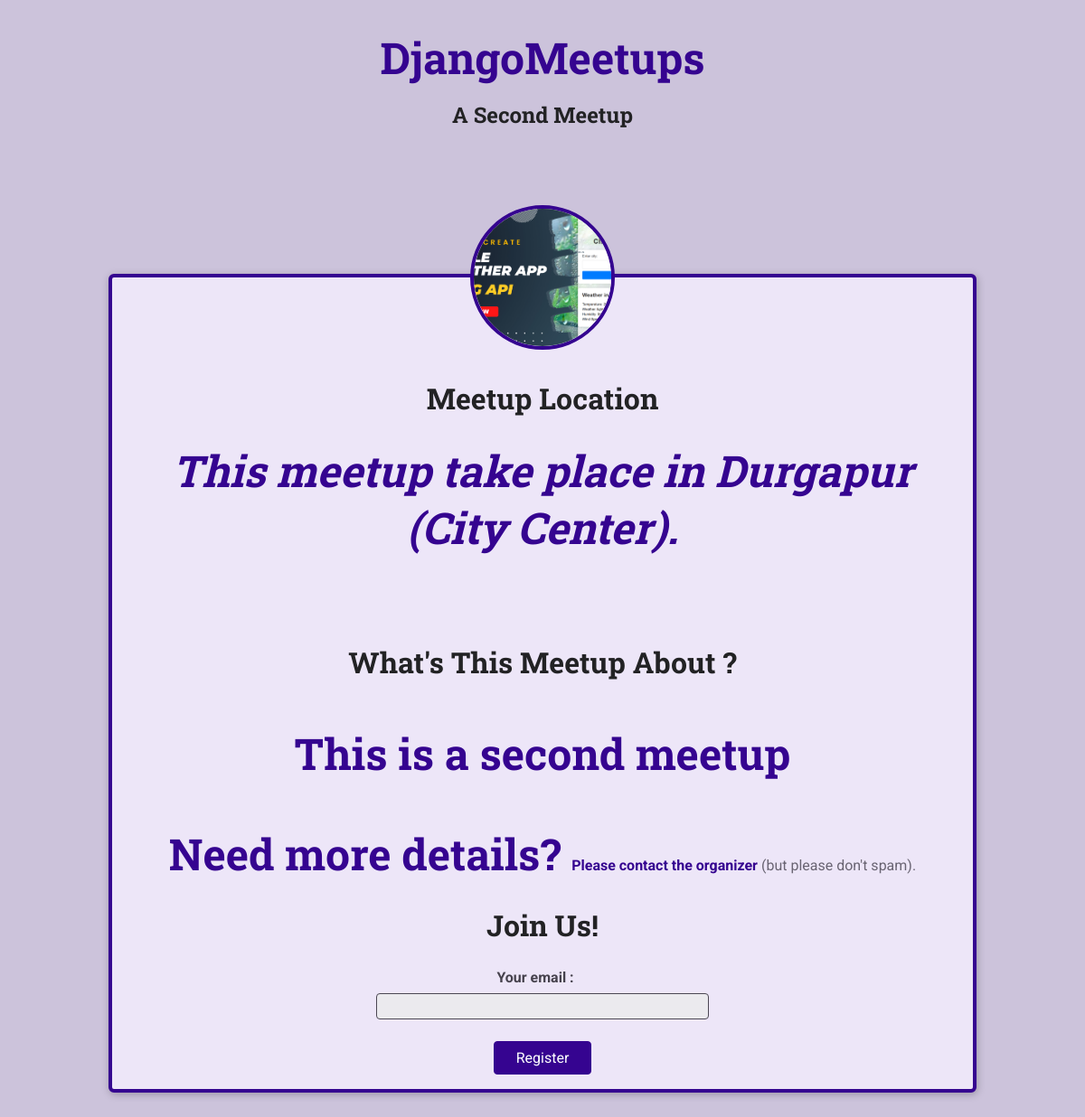
The app's page /meetups/a-second-meetup with its own data.
### meetups/models.py (models this page shows, shortened)
class Meetup(models.Model):
    title = models.CharField(max_length=200)
    organizer_email = models.EmailField()
    date = models.DateField()
    slug = models.SlugField(unique=True)
    description = models.TextField()
    image = models.ImageField(upload_to='images')
    location = models.ForeignKey(Location, on_delete= models.CASCADE) # relation one to many establishment Meetup with Location
    Participants = models.ManyToManyField(Participant, blank=True, null=True) # relation many to many establishment Meetup with Participant

class Location(models.Model):
    name = models.CharField(max_length=200)
    address = models.CharField(max_length=300)

### meetups/views.py (the view, shortened to what this page needs)
# urls.py: path('<slug:meetup_slug>', views.meetup_details, name='meetup-detail') #our-domain.com/meetups/<dynamic-path-section>
def meetup_details(request, meetup_slug):
    try:
        selected_meetups = Meetup.objects.get(slug=meetup_slug)
        if request.method == 'GET':
            registration_form = RegistrationForm()
        return render(request, 'meetups/meetups-details.html', {
            'meetup_found':True,
            'meetup': selected_meetups,
            'form': registration_form
        })
    except Exception as exc:
        return render(request,'meetups/meetups-details.html',{
            'meetup_found':False
        } )

### meetups/forms.py
class RegistrationForm(forms.Form):
    email = forms.EmailField(label='Your email ')

### meetups/templates/meetups/meetups-details.html (shortened to what this page needs)
{% extends 'meetups/base/base.html' %}
{% load static %}
{% block site_css %}
<link rel="stylesheet", href="{% static 'meetups/styles/meetup-detail.css' %}">
{% endblock %}
{% block main_heading %}
    {{meetup.title}}
{% endblock %}
{% block body %}
{% if meetup_found %}
    <article>
        <img id = "main-image" src="{{ meetup.image.url }}" alt="{{ meetup.title }}">
        <section id= "location">
            <h2>Meetup Location</h2>
            <address>This meetup take place in <span>{{ meetup.location.name }}</span> ({{ meetup.location.address }}).</address>
        </section>
        <section id = "details">
            <h2>What's This Meetup About ?</h2>
            <p>{{ meetup.description }}</p>
            <footer>
                <p>Need more details? <a href="mailto:{{ meetup.organizer_email }}">Please contact the organizer</a> (but please don't spam). </p>
            </footer>
        </section>
        <section id = "registration">
            <h2>Join Us!</h2>
            <form action="{% url 'meetup-detail' meetup.slug %}" method="POST">
                <ul>
                    {{ form.as_ul }}
                </ul>
                <div id = "registration-actions">
                    <button>Register</button>
                </div>
            </form>
        </section>
    </article>
{% else %}
    <p>No meetup found for this slug, Sorry !</p>
{% endif %}
{% endblock %}

### meetups/static/meetups/styles/base.css (style rules this page uses)
* { box-sizing: border-box; }
body { font-family: 'Roboto', sans-serif; margin: 0; background-color: #ccc3db; color: #3e3e41; }
h1, h2, h3 { font-family: 'Roboto Slab', sans-serif; color: #222224; }
button, .btn { cursor: pointer; font: inherit; padding: 0.5rem 1.5rem; background-color: #350490; border: 1px solid #350490; color: white; border-radius: 4px; text-decoration: none; }

### records on screen
Meetup: title "A Second Meetup", image (picture), location.name "Durgapur", location.address "City Center", description "This is a second meetup"
